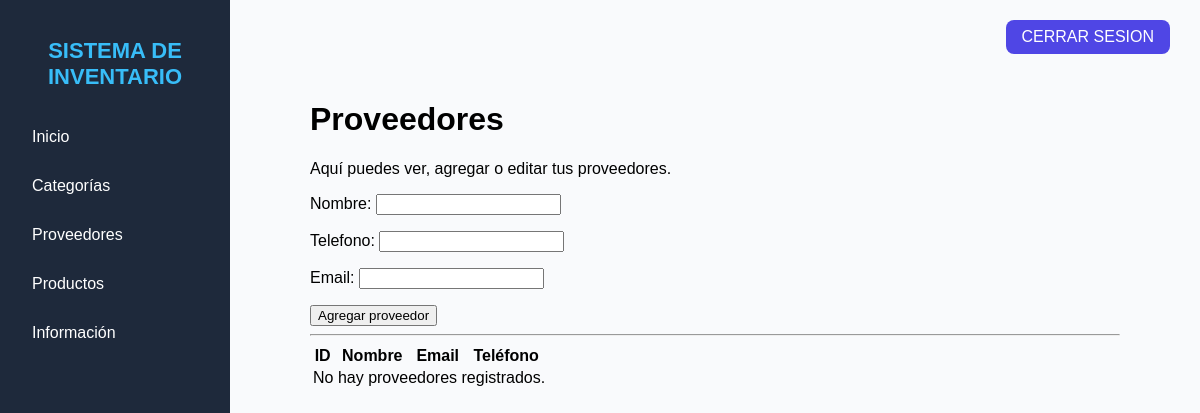
The app's page /proveedores/ (signed in), older data.
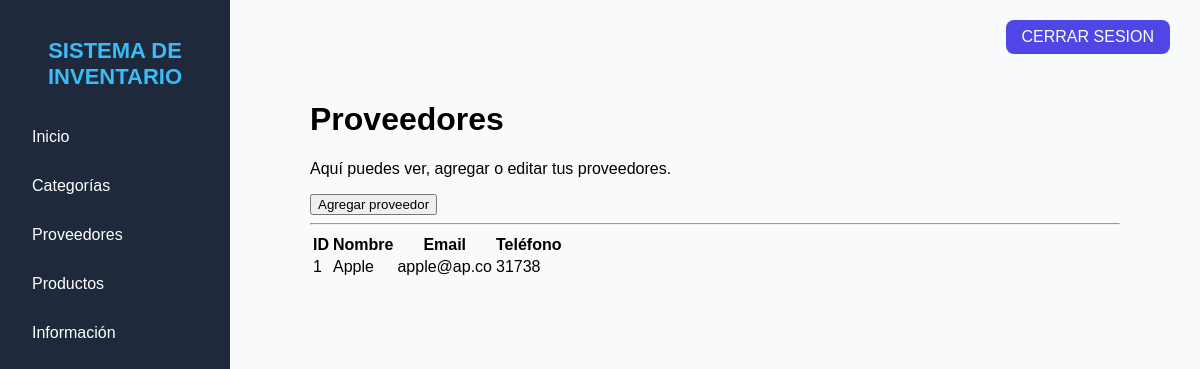
The same page, newer data.
### post/models.py (models this page shows, shortened)
class Proveedor(models.Model):
    nombre = models.CharField(max_length=100)
    email = models.EmailField()
    telefono = models.CharField(max_length=15)
    class Meta:
        verbose_name = "Proveedor"
        verbose_name_plural = "Proveedores"

### post/views.py (the view)
# urls.py: path('proveedores/', views.proveedores, name='proveedores'),
@login_required
def proveedores(request):
    proveedores = Proveedor.objects.all()
    if request.user.is_superuser:
        if request.method == 'POST':
            form = ProveedorForm(request.POST)
            if form.is_valid():
                form.save()
                return redirect('proveedores')
        else:
            form = ProveedorForm()
    else:
        form = None  # Los usuarios normales solo pueden ver
    return render(request, 'post/proveedores.html', {
        'proveedores': proveedores,
        'form': form
    })

### post/templates/post/proveedores.html (shortened to what this page needs)
{% extends 'post/base.html' %}
{% load static %}
{% block content %}
<div class="main-content">
  <h1>Proveedores</h1>
  <div class="card">
    <p>Aquí puedes ver, agregar o editar tus proveedores.</p>
    <form method="POST">
      {{ form.as_p }}
      <button type="submit" class="btn">Agregar proveedor</button>
    </form>
  </div>
  <hr>
  <table>
    <thead>
      <tr>
        <th>ID</th>
        <th>Nombre</th>
        <th>Email</th>
        <th>Teléfono</th>
      </tr>
    </thead>
    <tbody>
      {% for proveedor in proveedores %}
      <tr>
        <td>{{ proveedor.id }}</td>
        <td>{{ proveedor.nombre }}</td>
        <td>{{ proveedor.email }}</td>
        <td>{{ proveedor.telefono }}</td>
      </tr>
      {% empty %}
      <tr><td colspan="4">No hay proveedores registrados.</td></tr>
      {% endfor %}
    </tbody>
  </table>
</div>
{% endblock %}

### post/templates/post/base.html (shortened to what this page needs)
{% load static %}
<!DOCTYPE html>
<html lang="es">
<head>
    <link rel="stylesheet" href="{% static 'post/css/base.css' %}">
</head>
<body>
    <div class="sidebar">
        <h2> SISTEMA DE INVENTARIO </h2>
        <div class="login-btn">
        {% if user.is_authenticated %}
        <a href="{% url 'logout' %}" class="logout">CERRAR SESION</a>
        {% else %}
        <a href="{% url 'login' %}" class="login">INGRESAR</a>
        {% endif %}
    </div>
        <ul>
            <li><a href="{% url 'inicio' %}"> Inicio</a></li>
            <li><a href="{% url 'categorias' %}"> Categorías</a></li>
            <li><a href="{% url 'proveedores'%}"> Proveedores</a></li>
            <li><a href="{% url 'productos'%}"> Productos</a></li>
            <li><a href="{% url 'informacion' %}"> Información</a></li>
        </ul>
    </div>
    <div class="main-content">
        {% block content %}
        {% endblock content %}
    </div>
</body>
</html>

### post/static/post/css/base.css (style rules this page uses)
body { margin: 0; font-family: 'Segoe UI', sans-serif; background-color: #f7f9fc; display: flex; }
.sidebar { width: 230px; background-color: #1e293b; color: white; height: 100vh; padding: 20px; box-sizing: border-box; }
.sidebar h2 { text-align: center; font-size: 22px; margin-bottom: 30px; color: #38bdf8; }
.sidebar ul { list-style: none; padding: 0; }
.sidebar li { margin: 15px 0; }
.sidebar a { color: white; text-decoration: none; font-size: 16px; display: block; padding: 8px 12px; border-radius: 6px; transition: 0.3s; }
.main-content { flex: 1; padding: 40px; }
body { font-family: 'Poppins', sans-serif; margin: 0; background-color: #f9fafc; }
.login-btn { position: absolute; top: 20px; right: 30px; }
.login-btn a { background-color: #4f46e5; color: white; padding: 8px 16px; border-radius: 8px; text-decoration: none; transition: 0.3s; font-weight: 500; }

Row changes from the older to the newer data that the page shows:
added Proveedor: id "1", nombre "Apple", email "apple@ap.co", telefono "31738"
Text that changed along with them:
text no longer shown: "Nombre: Telefono: Email: No hay proveedores registrados."
